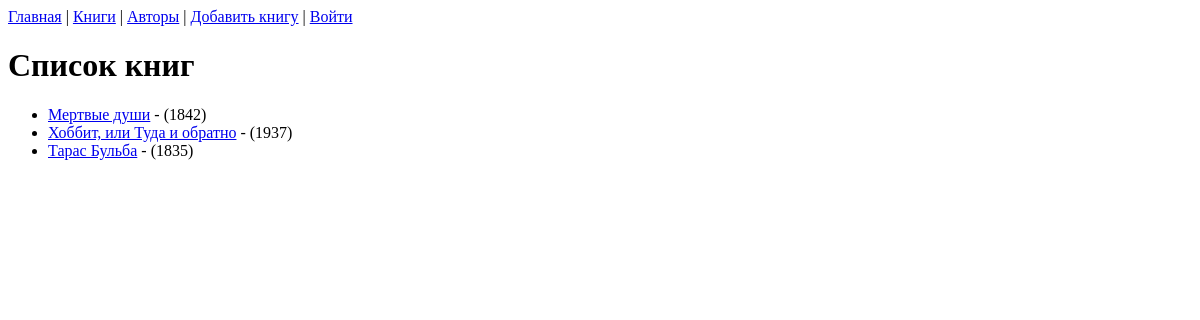
The page /books/ on the database as committed earlier.
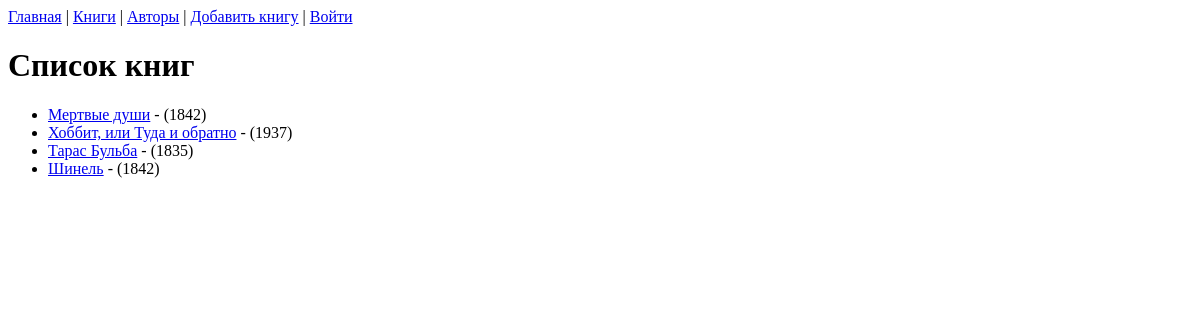
The same page on the database as committed later.
### library/models.py (models this page shows, shortened)
class Book(models.Model):
    title = models.CharField(max_length=200, help_text='title')
    author = models.ForeignKey(
        Author,
        null=True,
        on_delete=models.SET_NULL,
        help_text='author'
        )
    pub_year = models.IntegerField(
        default=0,
        blank=True,
        help_text='1900',
        verbose_name='year of published'
        )
    short_des = models.CharField(
        max_length=300,
        blank=True,
        help_text='description',
        verbose_name='short description'
        )
    genre = models.ManyToManyField(Genre, help_text = 'genre')
    image = models.ImageField(
        upload_to='images/book',
        help_text='Cover image',
        blank=True,
        verbose_name='cover image',
        )
    def display_genre(self) -> str:
        return ', '.join(genre.name for genre in self.genre.all()[:3])
    display_genre.short_description = 'Genre'
    def get_absolute_url(self):
        return reverse('book-detail', args=[str(self.id)])

### library/views.py (the view)
# urls.py: path('books/', views.BookListView.as_view(), name='books'),
class BookListView(generic.ListView):
    model = Book
    paginate_by = 10

### library/models.py (called while the page is built)
    def get_absolute_url(self):
            return reverse('author-detail', args=[str(self.id)])

    def __str__(self) -> str:
        return f'{self.first_name} {self.last_name}'

### templates/library/book_list.html (shortened to what this page needs)
{% extends "base.html" %}
{% block content %}
  <h1>Список книг</h1>
  {% if book_list %}
    <ul>
      {% for book in book_list %}
      <li>
        <a href="{{ book.get_absolute_url }}">{{ book.title }}</a>
         -
         ({{book.pub_year}})
      </li>
      {% endfor %}
    </ul>
  {% else %}
    <p>Книги отсутствуют в библиотеке.</p>
  {% endif %}
{% endblock %}

Rows that differ between the two databases and show on the page:
added Book: title "Шинель", pub_year "1842"
